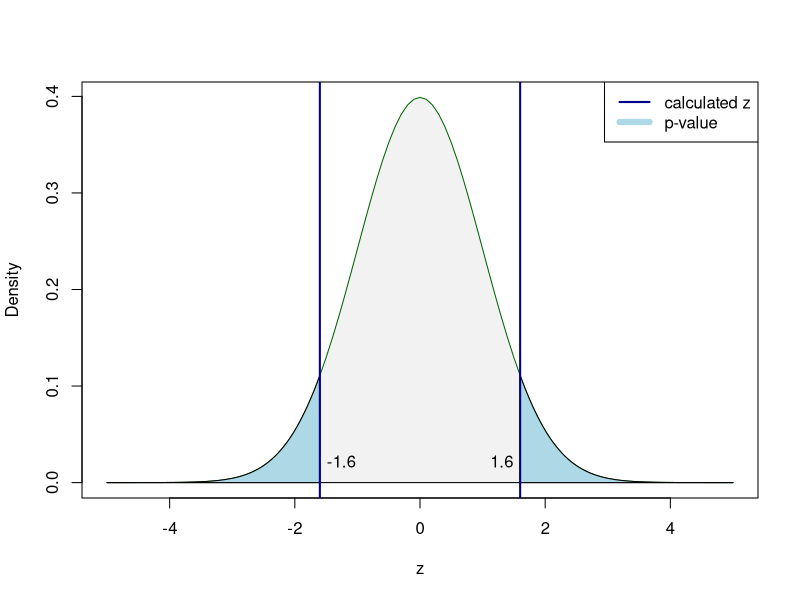

Here is the R script that generated this plot:
## ---- chunk 1
# I have previously selected significance level of 1%
alpha <- 0.01
qnorm(c(alpha/2, 1-alpha/2), 0, 1)
## ---- chunk 2
(1-pnorm(abs(1.6)))*2
## ---- chunk 3
plot(seq(-5,5,0.1), dnorm(seq(-5,5,0.1)), xlab="z", ylab="Density", type="l",
     lwd=0, lty=0, col="darkblue")
polygon(c(seq(-5,5,0.1),rev(seq(-5,5,0.1))),
        c(dnorm(seq(-5,5,0.1)),rep(0,length(seq(-5,5,0.1)))), col="grey95", lty=0)
lines(seq(-5,5,0.1), dnorm(seq(-5,5,0.1)), lwd=1, lty=1, col="darkgreen")
lines(c(-5,5), c(0,0), col="black", lwd=1)
polygon(c(seq(-5,qnorm(1-pnorm(abs(1.6))),0.01),rev(seq(-5,qnorm(1-pnorm(abs(1.6))),0.01))),
        c(dnorm(seq(-5,qnorm(1-pnorm(abs(1.6))),0.01)), rep(0,length(seq(-5,qnorm(1-pnorm(abs(1.6))),0.01)))), col="lightblue")
polygon(c(seq(qnorm(pnorm(abs(1.6))),5,0.01),rev(seq(qnorm(pnorm(abs(1.6))),5,0.01))),
        c(dnorm(seq(qnorm(pnorm(abs(1.6))),5,0.01)), rep(0,length(seq(qnorm(pnorm(abs(1.6))),5,0.01)))), col="lightblue")
# abline(v=qnorm(c(1-pnorm(abs(1.6)),pnorm(abs(1.6)))), col="darkred", lwd=2)
abline(v=c(-1.6,1.6), col="darkblue", lwd=2)
text(-1.65,0.02,"-1.6",pos=4)
text(1.65,0.02,"1.6",pos=2)
legend("topright",legend=c("calculated z","p-value"),
       lwd=c(2,6), col=c("darkblue","lightblue"))
## ---- chunk 4
qt(c(alpha/2, 1-alpha/2), 100-1)
